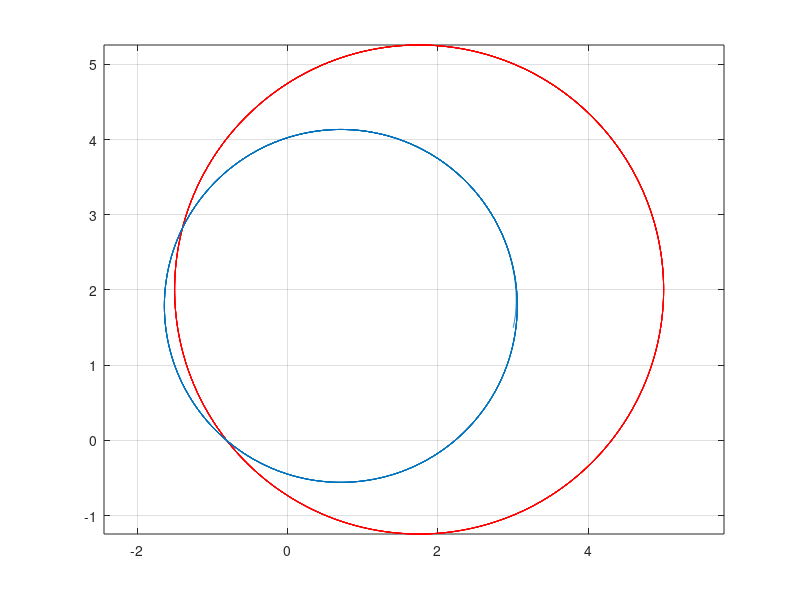
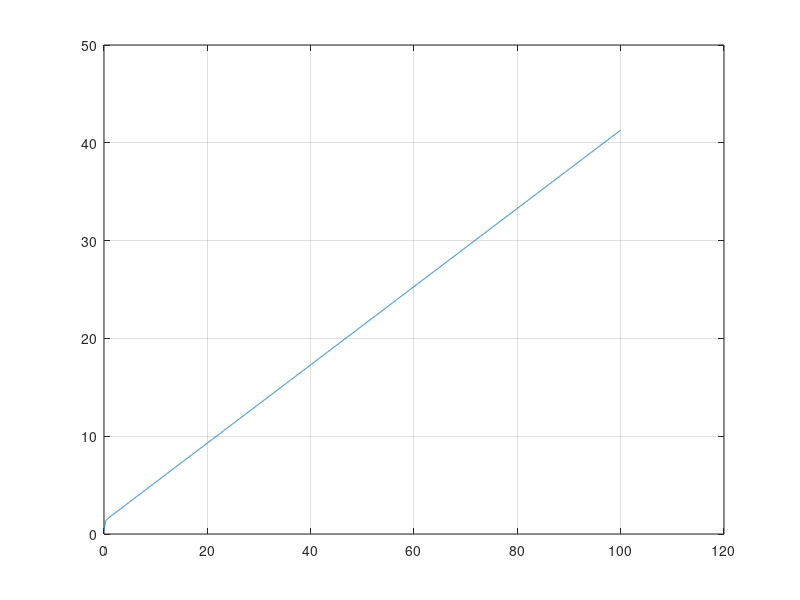
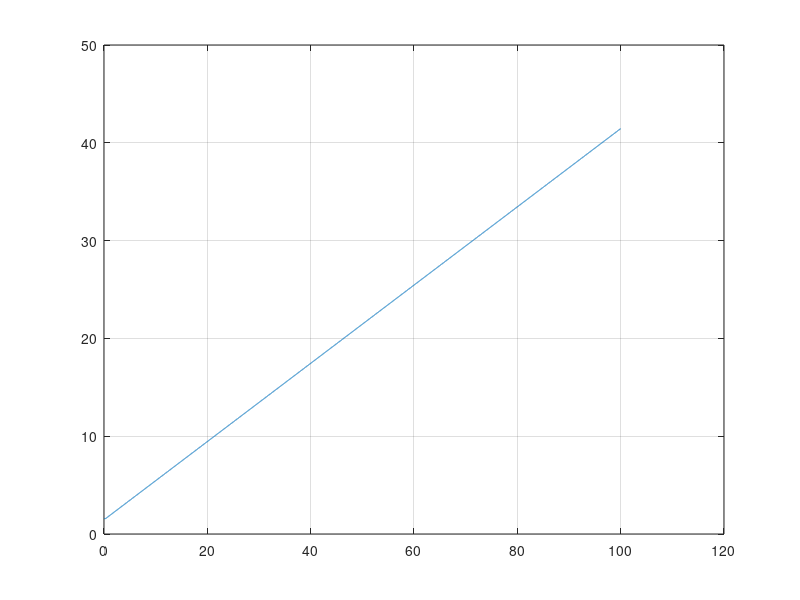

MATLAB code for these plots, in order:
clc; clear all; close all;
%
vl=1.3;
tfinal=100;
%
i=1;
vf(i)=0;
t(i)=0;
f=0.55;
wl(i)=0.4;
xl(i)=5;
yl(i)=2;
thtl(i)=pi/2;
xf(i)=3;
yf(i)=1.5;
thtf(i)=pi/8;
phi=-pi/3;
d=1;
%
h=0.01;
%
wfmax=pi;
Kpp=3;
Kp=-2;
vlmax=2;
vfmax=4;
%
%
beta(i) = thtl(i)-thtf(i);
%alpha=asin(K*d*cos(phi));
%while (beta(i)>=0 && beta(i)>alpha) || (beta(i)<0 && beta(i)<alpha)
%    vf(i)=0;
%    if beta(i)>alpha
%        wf(i)=wfmax;
%    else
%        wf(i)=-wfmax;
%    end
%end

    
%
%

while t(i)<tfinal
    %Leader
    Koo=0.5;
    Ko=-1;
    %beta(i) = thtl(i)-thtf(i);
    alpha1=asin(Koo*d*cos(phi));
    alpha2=asin(Ko*d*cos(phi));
    if beta(i)>alpha1 || beta(i)<alpha2
        vf(i)=0;
        if beta(i)>alpha1
          wf(i)=wfmax;
        else
          wf(i)=-wfmax;
        end
        xf(i+1) = xf(i) + h*vf(i)*cos(thtf(i));
        yf(i+1) = yf(i) + h*vf(i)*sin(thtf(i));
        thtf(i+1)= thtf(i) + h*wf(i);
        thtl(i+1)=thtl(i);
        xl(i+1)=xl(i);
        yl(i+1)=yl(i);
    else
        xl(i+1) = xl(i) + h*vl*cos(thtl(i));
        yl(i+1) = yl(i) + h*vl*sin(thtl(i));
        thtl(i+1) = thtl(i) + h*wl(i);
        %beta(i) = thtl(i)-thtf(i);
        %alpha=asin(Kpp*d*cos(phi));
          
    vf(i)=(vl*cos(beta(i)-phi))/(cos(phi));
    wf(i)=(vl*sin(beta(i)))/(d*cos(phi));
    xf(i+1) = xf(i) + h*vf(i)*cos(thtf(i));
    yf(i+1) = yf(i) + h*vf(i)*sin(thtf(i));
    thtf(i+1)= thtf(i) + h*wf(i);  
   end
    %
    i=i+1;
    beta(i)=thtl(i)-thtf(i);
    t(i)=t(i-1)+h;
    wl(i)=0.4;
    %wl(i)=6;
end
%
plot(xl,yl,'r',xf,yf); axis equal; grid on;
%figure; plot(t,a); grid on;
figure; plot(t,thtf); grid on;
figure; plot(t,thtl); grid on;
%figure; plot(t, a); grid on;
%figure; plot(t, tht); grid on;
%
%tht_d(1)=0;
%for j=2: length(tht)
%   tht_d(j)=(tht(j)-tht(j-1))/h;
%end
%figure(2); hold on;  plot(t, tht_d, 'r');